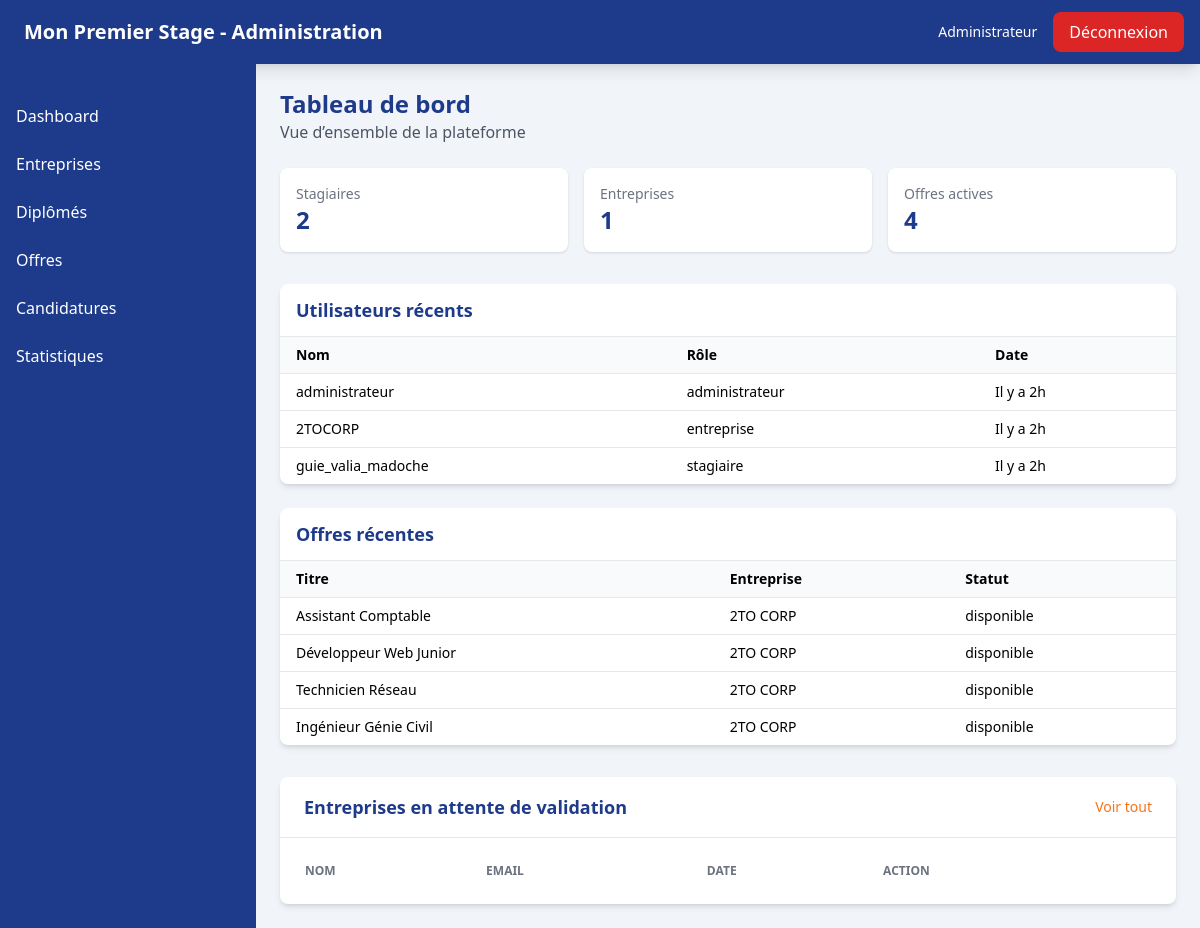
The app's page /admindashboard/ with its own data.
### app_premier_stage/models.py (models this page shows, shortened)
class User(AbstractUser):
    ROLES_CHOICES = (
        ("stagiaire", "Stagiaire"),
        ("entreprise", "Entreprise"),
        ("administrateur", "Administrateur"),
    )
    role = models.CharField(max_length=20, choices=ROLES_CHOICES, default="stagiaire")
    is_profile_completed = models.BooleanField(default=False)

class OffreEmploi(models.Model):
    id_offre = models.UUIDField(primary_key=True, default=uuid.uuid4, editable=False)
    user = models.ForeignKey(
        settings.AUTH_USER_MODEL,
        on_delete=models.CASCADE,
        related_name="offres_entreprise",
        default=""
    )
    entreprise = models.ForeignKey(Entreprise, on_delete=models.CASCADE, related_name="offres")
    titre_poste = models.CharField(max_length=30, default="")
    domaine_poste = models.CharField(max_length=100,default="")
    description_offre = models.TextField(max_length=1000,default="",null=True, blank=True)
    type_offre = models.CharField(max_length=150,default="")
    type_contrat = models.CharField(max_length=150,default="",null=True, blank=True)
    competence_requis = models.CharField(max_length=250,default="",null=True, blank=True)
    duree_contrat = models.CharField(max_length=20,default="",null=True, blank=True)
    date_debut_offre = models.DateField()
    remuneration_offre = models.CharField(max_length=10,default="",null=True, blank=True)
    mission_offre = models.CharField(max_length=300,default="",null=True, blank=True)
    localisation_offre = models.CharField(max_length=100, default="")
    statut_offre = models.CharField(max_length=20,default="disponible")
    date_fin_candidature = models.DateField()
    created_at = models.DateTimeField(auto_now_add=True)

class Entreprise(models.Model):
    id_entreprise = models.UUIDField(primary_key=True, default=uuid.uuid4, editable=False)
    user = models.OneToOneField(
        settings.AUTH_USER_MODEL,
        on_delete=models.CASCADE,
        related_name="profil_entreprise"
    )
    nom_entreprise = models.CharField(max_length=30, default="")
    domaine_expertise = models.CharField(max_length=100, default="")
    telephone_entreprise = models.CharField(max_length=15,default="")
    email_entreprise = models.EmailField(default="")
    nombre_employe = models.CharField(max_length=20,default="",null=True, blank=True)
    site_entreprise = models.URLField(default="",null=True, blank=True)
    validation_entreprise = models.BooleanField(default=False)
    localisation_entreprise = models.CharField(max_length=30, default="")
    description_entreprise = models.CharField(max_length=100,default="",null=True, blank=True)
    created_at = models.DateTimeField(auto_now_add=True)

### app_premier_stage/views.py (the view)
# urls.py: path('admindashboard/',views.AdminDashboard,name='admindashboard'),
def AdminDashboard(request):
    total_stagiaire = Stagiaire.objects.count()
    total_entreprise = Entreprise.objects.count()
    total_offre = OffreEmploi.objects.count()
    dernier_utilisateur = User.objects.order_by("-id")[:3]
    offre_recente = OffreEmploi.objects.order_by("-id_offre")[:5]
    entreprise_en_attente = Entreprise.objects.filter(validation_entreprise=False).order_by("-id_entreprise")[:5]
    context = {
        "total_stagiaire":total_stagiaire,
        "total_entreprise":total_entreprise,
        "total_offre":total_offre,
        "dernier_utilisateur":dernier_utilisateur,
        "offre_recente":offre_recente,
        "entreprise_en_attente":entreprise_en_attente
    }
    return render(request,"admin/dashboard.html",context=context)

### app_premier_stage/templates/admin/dashboard.html (shortened to what this page needs)
{% extends "admin/base_admin.html" %}
      {% block content %}
      <div class="mb-6">
        <h2 class="text-2xl font-bold text-primary-blue">Tableau de bord</h2>
        <p class="text-gray-600 text-sm sm:text-base">Vue d’ensemble de la plateforme</p>
      </div>
      <div class="grid grid-cols-1 sm:grid-cols-2 lg:grid-cols-3 gap-4 mb-8">
        <div class="bg-white shadow rounded-lg p-4">
          <p class="text-gray-500 text-sm">Stagiaires</p>
          <p class="text-2xl font-bold text-primary-blue">{{total_stagiaire}}</p>
        </div>
        <div class="bg-white shadow rounded-lg p-4">
          <p class="text-gray-500 text-sm">Entreprises</p>
          <p class="text-2xl font-bold text-primary-blue">{{total_entreprise}}</p>
        </div>
        <div class="bg-white shadow rounded-lg p-4">
          <p class="text-gray-500 text-sm">Offres actives</p>
          <p class="text-2xl font-bold text-primary-blue">{{total_offre}}</p>
        </div>
      </div>
      <div class="bg-white rounded-lg shadow-md mb-6">
        <div class="px-4 py-3 border-b border-gray-200">
          <h3 class="text-lg font-semibold text-primary-blue">Utilisateurs récents</h3>
        </div>
        <div class="overflow-x-auto">
          <table class="min-w-full text-sm">
            <thead class="bg-gray-50">
              <tr>
                <th class="px-4 py-2 text-left">Nom</th>
                <th class="px-4 py-2 text-left">Rôle</th>
                <th class="px-4 py-2 text-left">Date</th>
              </tr>
            </thead>
            <tbody>
              {% for dernier_utilisateur in dernier_utilisateur %}
              <tr class="border-t">
                <td class="px-4 py-2">{{dernier_utilisateur.username}}</td>
                <td class="px-4 py-2">{{dernier_utilisateur.role}}</td>
                <td class="px-4 py-2">Il y a 2h</td>
              </tr>
              {% endfor %}
            </tbody>
          </table>
        </div>
      </div>
      <div class="bg-white rounded-lg shadow-md">
        <div class="px-4 py-3 border-b border-gray-200">
          <h3 class="text-lg font-semibold text-primary-blue">Offres récentes</h3>
        </div>
        <div class="overflow-x-auto">
          <table class="min-w-full text-sm">
            <thead class="bg-gray-50">
              <tr>
                <th class="px-4 py-2 text-left">Titre</th>
                <th class="px-4 py-2 text-left">Entreprise</th>
                <th class="px-4 py-2 text-left">Statut</th>
              </tr>
            </thead>
            <tbody>
              {% for offre_recente in offre_recente  %}
              <tr class="border-t">
                <td class="px-4 py-2">{{offre_recente.titre_poste}}</td>
                <td class="px-4 py-2">{{offre_recente.entreprise.nom_entreprise}}</td>
                <td class="px-4 py-2">{{offre_recente.statut_offre}}</td>
              </tr>
              {% endfor %}
            </tbody>
          </table>
        </div>
      </div>
      <div class="bg-white rounded-lg shadow-md mt-8">
        <div class="px-6 py-4 border-b border-gray-200 flex justify-between items-center">
          <h2 class="text-lg font-semibold text-primary-blue">Entreprises en attente de validation</h2>
          <a href="{% url "liste_entreprise" %}" class="text-sm text-primary-orange hover:underline">Voir tout</a>
        </div>
        <div class="p-6">
          <table class="min-w-full text-sm">
            <thead>
              <tr class="text-left text-xs font-medium text-gray-500 uppercase">
                <th>Nom</th>
                <th>Email</th>
                <th>Date</th>
                <th>Action</th>
              </tr>
            </thead>
          </table>
        </div>
      </div>
    </main>
    {% endblock content %}

### records on screen
User: username "administrateur", role "administrateur"
User: username "2TOCORP", role "entreprise"
User: username "guie_valia_madoche", role "stagiaire"
OffreEmploi: titre_poste "Assistant Comptable", entreprise.nom_entreprise "2TO CORP", statut_offre "disponible"
OffreEmploi: titre_poste "Développeur Web Junior", entreprise.nom_entreprise "2TO CORP", statut_offre "disponible"
OffreEmploi: titre_poste "Technicien Réseau", entreprise.nom_entreprise "2TO CORP", statut_offre "disponible"
OffreEmploi: titre_poste "Ingénieur Génie Civil", entreprise.nom_entreprise "2TO CORP", statut_offre "disponible"

### other values on screen
{{ total_stagiaire }} "2"
{{ total_entreprise }} "1"
{{ total_offre }} "4"
